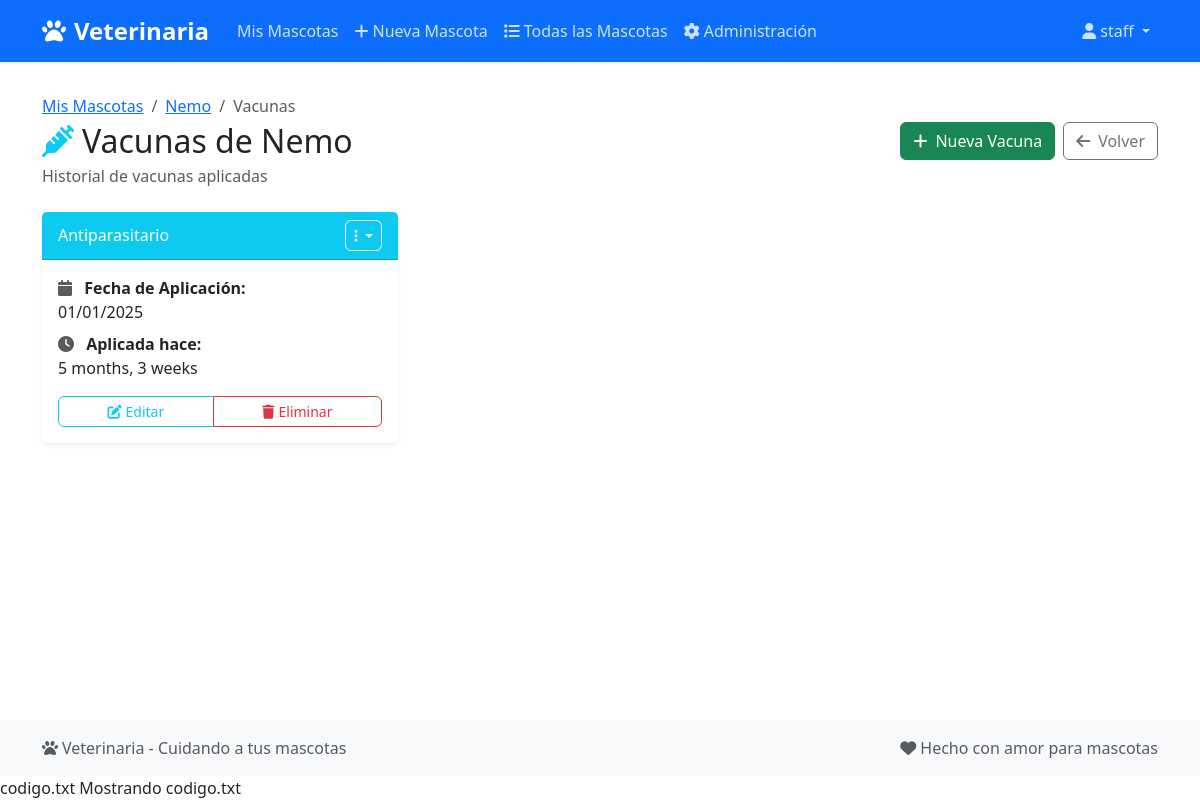
The app's page /veterinaria/mascota/22/vacunas/ (signed in), older data.
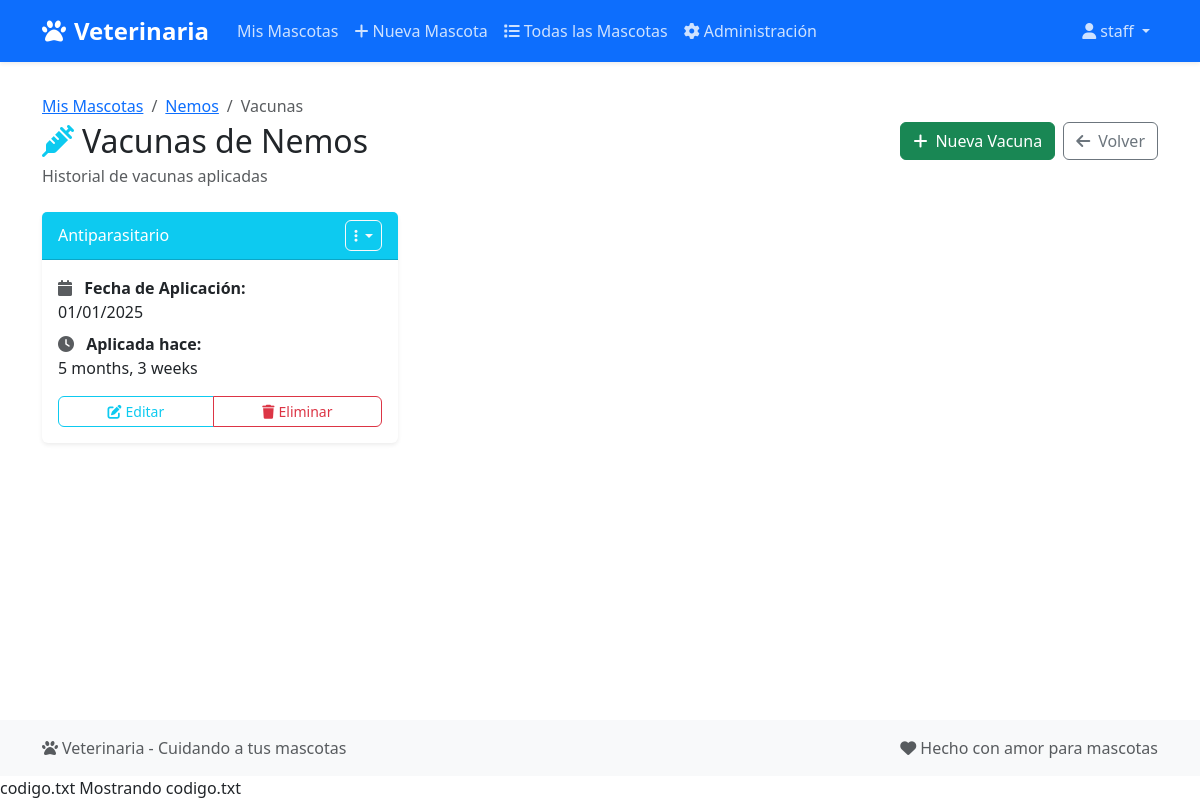
The same page, newer data.
### Veterinaria/models.py (models this page shows, shortened)
class Mascota(models.Model):
    ESPECIES = [
        ('Perro', 'Perro'),
        ('Gato', 'Gato'),
        ('Otro', 'Otro'),
    ]
    nombre = models.CharField(max_length=100)
    especie = models.CharField(max_length=10, choices=ESPECIES)
    raza = models.CharField(max_length=100, blank=True)
    fecha_nacimiento = models.DateField()
    dueño = models.ForeignKey(
        User, on_delete=models.CASCADE, related_name='mascotas')

### Veterinaria/views.py (the view)
@login_required
def detalle_vacunas(request, mascota_id):
    if request.user.is_staff:
        mascota = get_object_or_404(Mascota, id=mascota_id)
    else:
        mascota = get_object_or_404(Mascota, id=mascota_id, dueño=request.user)
    vacunas = mascota.vacunas.all()
    return render(request, 'veterinaria/detalle_vacunas.html', {'mascota': mascota, 'vacunas': vacunas})

### Veterinaria/templates/veterinaria/detalle_vacunas.html (shortened to what the changed rows need)
{% extends 'veterinaria/base.html' %}
{% block content %}
<div class="row">
    <div class="col-12">
        <div class="d-flex justify-content-between align-items-center mb-4">
            <div>
                <nav aria-label="breadcrumb">
                    <ol class="breadcrumb mb-1">
                        <li class="breadcrumb-item"><a href="{% url 'detalle_mascota' mascota.id %}">{{ mascota.nombre }}</a></li>
                    </ol>
                </nav>
                <h2 class="mb-1">
                    <i class="fas fa-syringe me-2 text-info"></i>Vacunas de {{ mascota.nombre }}
                </h2>
                <p class="text-muted mb-0">Historial de vacunas aplicadas</p>
            </div>
        </div>
    </div>
</div>
{% endblock %}

Row changes from the older to the newer data that the page shows:
changed Mascota: nombre "Nemo" → "Nemos"
